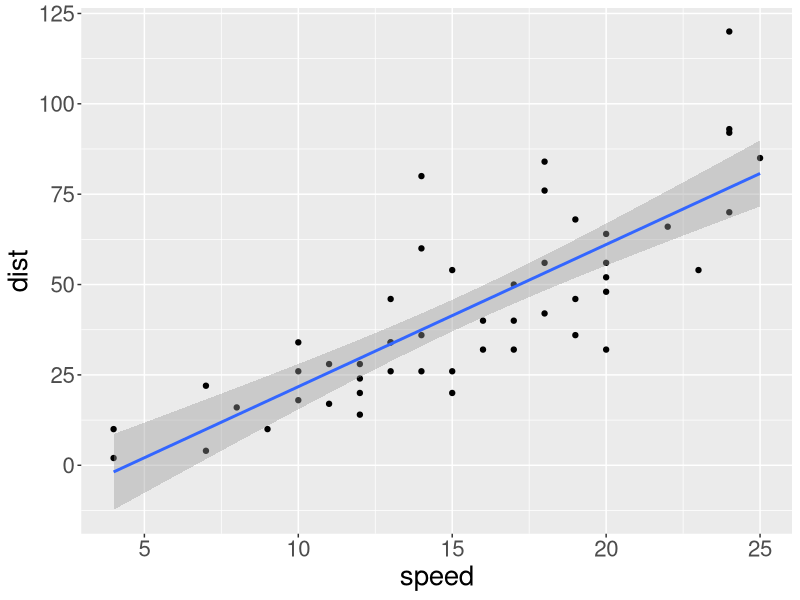
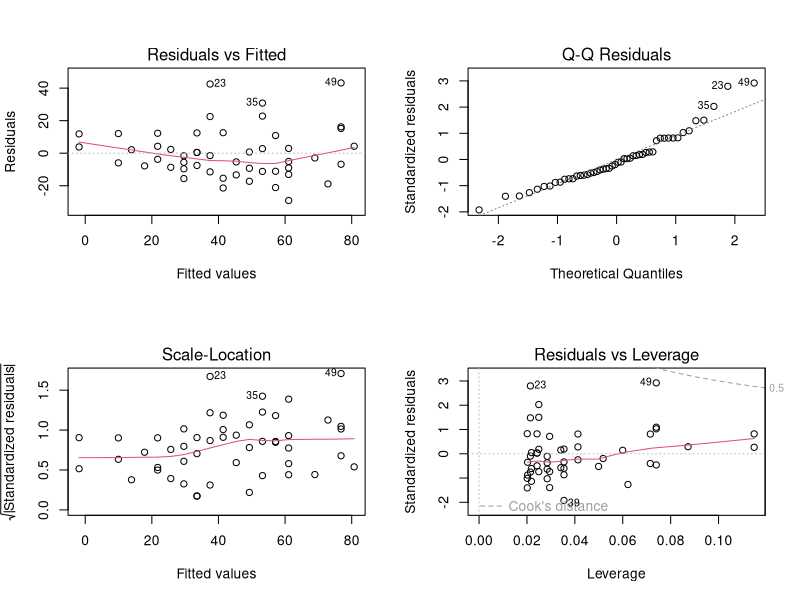
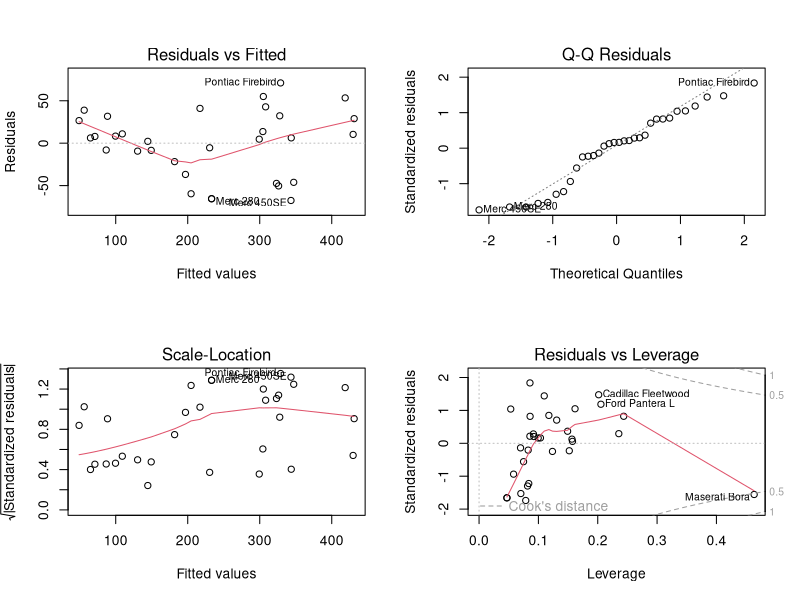
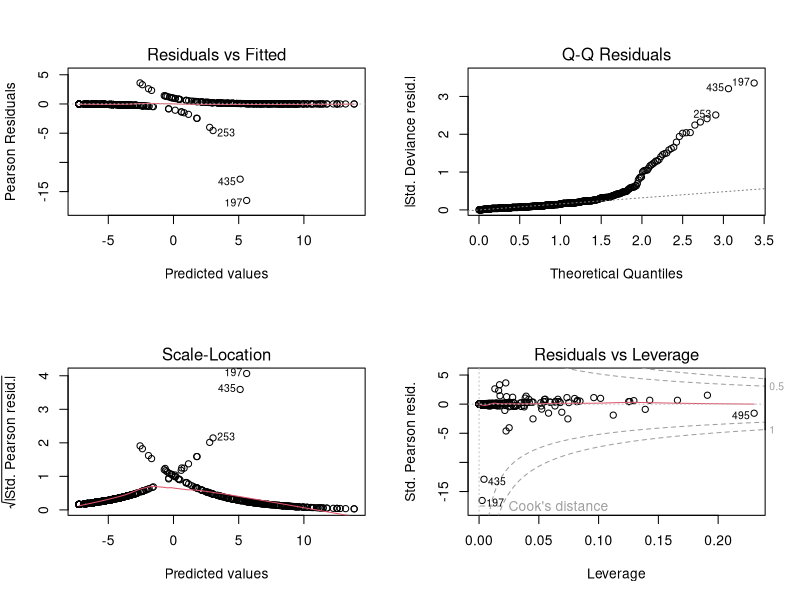

Write R code to recreate these figures, in order.
## 0. Import Libraries
library(ggplot2)
library(MASS)

## 1. Single-variate Linear Regression
data(cars)
ggplot(cars, aes(speed,dist))+ theme(text = element_text(size=20)) +
  geom_point()+
  geom_smooth(method="lm")

data(cars)
result1 = lm(dist ~ speed, data = cars)
summary(result1)
par(mfrow = c(2,2))
plot(result1)

## 2. Multi-variate Linear Regression
data(mtcars)
result2 = lm(disp~cyl+hp+wt, data=mtcars)
summary(result2)
par(mfrow = c(2,2))
plot(result2)

# Forward selection
step(lm(disp~1,data=mtcars),direction="forward", scope=(~cyl+hp+wt))
# Backward selection
step(lm(disp~cyl+hp+wt,data=mtcars),direction="backward")
# Mixed selection
step(lm(disp~1,data=mtcars),direction="both", scope=(~cyl+hp+wt))

## 3. Logistic Regression
data(biopsy)
str(biopsy)
prep_biopsy = na.omit(biopsy)[,-1] #Preprocessing

result3 = glm(class ~ V1+V2+V4+V6+V7, data = prep_biopsy, family = 'binomial')
summary(result3)

### Confusion Matrix
logit.probs = predict(result3,prep_biopsy, type = "response")
logit.pred = ifelse(logit.probs > .5, 'malignant','benign')
table(logit.pred, prep_biopsy$class)

plot(result3)
